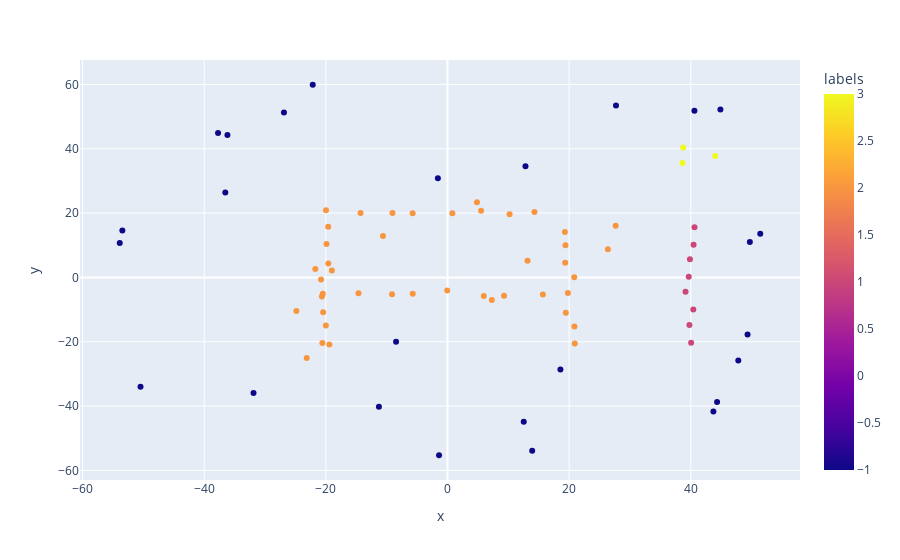

Here is the notebook cell this chart was saved with:
### Code cell
results = dbscan.data_frame
results['labels'] = dbscan.labels

fig = px.scatter(results, x="x", y="y", color="labels")
fig.show()

### Figure 1 — Plotly figure (JSON) as saved in the notebook; plotly's stock layout.template omitted (floating-point values rounded to 4 significant figures)
{"data": [{"hovertemplate": "x=%{x}<br>y=%{y}<br>labels=%{marker.color}<extra></extra>", "legendgroup": "", "marker": {"color": [-1, 1, -1, -1, 1, 2, 2, -1, 2, 3, 2, 2, 1, -1, 2, -1, 2, 2, -1, 2, 2, 2, 2, -1, -1, 2, 2, -1, 1, 2, 2, 2, 2, 3, 2, -1, -1, 2, 2, 2, 1, -1, 2, -1, -1, 2, 2, 2, 2, 2, 2, -1, 2, 2, 2, -1, 1, -1, -1, -1, 2, -1, -1, 2, 2, -1, 1, 2, 2, 2, 2, 2, 2, -1, 2, 1, 2, -1, 3, -1], "coloraxis": "coloraxis", "symbol": "circle"}, "mode": "markers", "name": "", "orientation": "v", "showlegend": false, "type": "scatter", "x": [51.42, 39.13, 47.81, 27.7, 39.86, -19.89, -0.05028, 18.56, -14.63, 38.74, -19.42, -9.115, 40.05, 44.32, -5.717, 49.33, 10.2, 7.288, -50.47, -19.98, 9.298, 27.65, -23.15, -36.53, -22.16, -9.047, -5.731, 49.71, 39.77, 5.515, 20.84, 19.29, -19.01, 38.64, 0.8001, 44.87, 12.82, 19.45, 15.68, -20.0, 40.41, -31.89, 5.957, -53.46, -11.28, 19.79, 4.844, 20.92, 14.29, 19.39, -24.85, 43.72, 19.35, 20.87, -14.3, -37.73, 40.46, -1.583, -26.89, -53.89, -20.65, -8.457, 40.59, -20.51, 13.15, 12.53, 40.61, -10.61, -20.45, -21.74, -19.59, -20.58, -20.79, 13.92, -19.62, 39.66, 26.37, -36.18, 44.01, -1.393], "xaxis": "x", "y": [13.59, -4.419, -25.82, 53.43, 5.677, 10.41, -4.033, -28.65, -4.887, 40.4, -20.88, -5.252, -20.34, -38.71, -5.062, -17.71, 19.65, -7.043, -34.02, 20.89, -5.663, 16.04, -25.09, 26.44, 59.91, 20.06, 19.95, 11.01, -14.79, 20.75, 0.05364, 14.14, 2.17, 35.6, 19.94, 52.21, 34.59, -10.95, -5.307, -14.92, -9.971, -35.91, -5.794, 14.59, -40.25, -4.85, 23.36, -20.52, 20.34, 10.01, -10.46, -41.71, 4.596, -15.27, 20.03, 44.94, 10.13, 30.8, 51.29, 10.69, -5.926, -20.02, 51.85, -5.066, 5.153, -44.86, 15.59, 12.88, -10.81, 2.642, 4.314, -20.4, -0.6362, -53.91, 15.76, 0.2302, 8.799, 44.29, 37.73, -55.29], "yaxis": "y"}], "layout": {"coloraxis": {"colorbar": {"title": {"text": "labels"}}, "colorscale": [[0, "#0d0887"], [0.1111, "#46039f"], [0.2222, "#7201a8"], [0.3333, "#9c179e"], [0.4444, "#bd3786"], [0.5556, "#d8576b"], [0.6667, "#ed7953"], [0.7778, "#fb9f3a"], [0.8889, "#fdca26"], [1, "#f0f921"]]}, "legend": {"tracegroupgap": 0}, "margin": {"t": 60}, "xaxis": {"anchor": "y", "domain": [0, 1], "title": {"text": "x"}}, "yaxis": {"anchor": "x", "domain": [0, 1], "title": {"text": "y"}}}}
